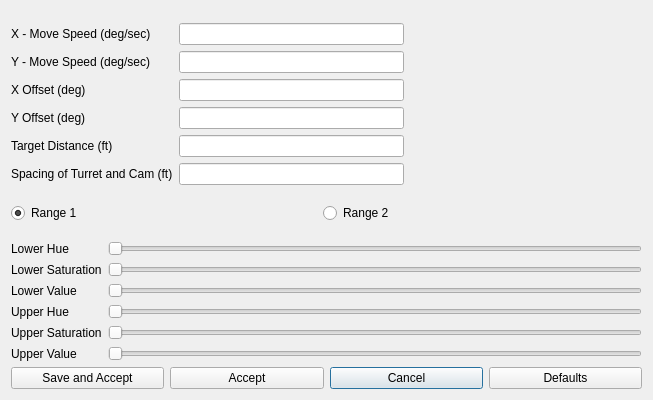
<?xml version="1.0" encoding="UTF-8"?>
<ui version="4.0">
 <class>CalibrationWindow</class>
 <widget class="QDialog" name="CalibrationWindow">
  <property name="geometry">
   <rect>
    <x>0</x>
    <y>0</y>
    <width>653</width>
    <height>400</height>
   </rect>
  </property>
  <property name="windowTitle">
   <string>Dialog</string>
  </property>
  <layout class="QVBoxLayout" name="verticalLayout_2">
   <item>
    <layout class="QHBoxLayout" name="horizontalLayout_3">
     <item>
      <layout class="QVBoxLayout" name="verticalLayout">
       <item>
        <layout class="QGridLayout" name="gridLayout">
         <item row="4" column="1">
          <widget class="QLineEdit" name="targdist"/>
         </item>
         <item row="5" column="1">
          <widget class="QLineEdit" name="turroffset"/>
         </item>
         <item row="4" column="0">
          <widget class="QLabel" name="label_11">
           <property name="text">
            <string>Target Distance (ft)</string>
           </property>
          </widget>
         </item>
         <item row="5" column="0">
          <widget class="QLabel" name="label_12">
           <property name="text">
            <string>Spacing of Turret and Cam (ft)</string>
           </property>
          </widget>
         </item>
         <item row="5" column="2">
          <spacer name="horizontalSpacer_6">
           <property name="orientation">
            <enum>Qt::Horizontal</enum>
           </property>
           <property name="sizeHint" stdset="0">
            <size>
             <width>40</width>
             <height>20</height>
            </size>
           </property>
          </spacer>
         </item>
         <item row="4" column="2">
          <spacer name="horizontalSpacer_5">
           <property name="orientation">
            <enum>Qt::Horizontal</enum>
           </property>
           <property name="sizeHint" stdset="0">
            <size>
             <width>40</width>
             <height>20</height>
            </size>
           </property>
          </spacer>
         </item>
         <item row="2" column="0">
          <widget class="QLabel" name="label_8">
           <property name="text">
            <string>X Offset (deg)</string>
           </property>
          </widget>
         </item>
         <item row="3" column="0">
          <widget class="QLabel" name="label_6">
           <property name="text">
            <string>Y Offset (deg)</string>
           </property>
          </widget>
         </item>
         <item row="1" column="0">
          <widget class="QLabel" name="label_7">
           <property name="text">
            <string>Y - Move Speed (deg/sec)</string>
           </property>
          </widget>
         </item>
         <item row="0" column="1">
          <widget class="QLineEdit" name="xmovespeed">
           <property name="inputMask">
            <string/>
           </property>
          </widget>
         </item>
         <item row="2" column="1">
          <widget class="QLineEdit" name="xoffset"/>
         </item>
         <item row="0" column="0">
          <widget class="QLabel" name="label_5">
           <property name="text">
            <string>X - Move Speed (deg/sec)</string>
           </property>
          </widget>
         </item>
         <item row="1" column="1">
          <widget class="QLineEdit" name="ymovespeed"/>
         </item>
         <item row="3" column="1">
          <widget class="QLineEdit" name="yoffset"/>
         </item>
         <item row="0" column="2">
          <spacer name="horizontalSpacer">
           <property name="orientation">
            <enum>Qt::Horizontal</enum>
           </property>
           <property name="sizeHint" stdset="0">
            <size>
             <width>40</width>
             <height>20</height>
            </size>
           </property>
          </spacer>
         </item>
         <item row="3" column="2">
          <spacer name="horizontalSpacer_4">
           <property name="orientation">
            <enum>Qt::Horizontal</enum>
           </property>
           <property name="sizeHint" stdset="0">
            <size>
             <width>40</width>
             <height>20</height>
            </size>
           </property>
          </spacer>
         </item>
         <item row="1" column="2">
          <spacer name="horizontalSpacer_2">
           <property name="orientation">
            <enum>Qt::Horizontal</enum>
           </property>
           <property name="sizeHint" stdset="0">
            <size>
             <width>40</width>
             <height>20</height>
            </size>
           </property>
          </spacer>
         </item>
         <item row="2" column="2">
          <spacer name="horizontalSpacer_3">
           <property name="orientation">
            <enum>Qt::Horizontal</enum>
           </property>
           <property name="sizeHint" stdset="0">
            <size>
             <width>40</width>
             <height>20</height>
            </size>
           </property>
          </spacer>
         </item>
        </layout>
       </item>
       <item>
        <layout class="QHBoxLayout" name="horizontalLayout">
         <item>
          <widget class="QRadioButton" name="highendbutton">
           <property name="text">
            <string>Range 1</string>
           </property>
           <property name="checked">
            <bool>true</bool>
           </property>
          </widget>
         </item>
         <item>
          <widget class="QRadioButton" name="lowendbutton">
           <property name="text">
            <string>Range 2</string>
           </property>
          </widget>
         </item>
        </layout>
       </item>
      </layout>
     </item>
     <item>
      <widget class="QLabel" name="calibrationimage">
       <property name="text">
        <string/>
       </property>
      </widget>
     </item>
    </layout>
   </item>
   <item>
    <layout class="QGridLayout" name="gridLayout_2">
     <item row="4" column="0">
      <widget class="QLabel" name="label_9">
       <property name="text">
        <string>Upper Saturation</string>
       </property>
      </widget>
     </item>
     <item row="2" column="0">
      <widget class="QLabel" name="label_3">
       <property name="text">
        <string>Lower Value</string>
       </property>
      </widget>
     </item>
     <item row="3" column="0">
      <widget class="QLabel" name="label_4">
       <property name="text">
        <string>Upper Hue</string>
       </property>
      </widget>
     </item>
     <item row="5" column="0">
      <widget class="QLabel" name="label_10">
       <property name="text">
        <string>Upper Value</string>
       </property>
      </widget>
     </item>
     <item row="1" column="0">
      <widget class="QLabel" name="label_2">
       <property name="text">
        <string>Lower Saturation</string>
       </property>
      </widget>
     </item>
     <item row="3" column="1">
      <widget class="QSlider" name="upperHslider">
       <property name="maximum">
        <number>180</number>
       </property>
       <property name="orientation">
        <enum>Qt::Horizontal</enum>
       </property>
      </widget>
     </item>
     <item row="0" column="1">
      <widget class="QSlider" name="lowHslider">
       <property name="maximum">
        <number>180</number>
       </property>
       <property name="orientation">
        <enum>Qt::Horizontal</enum>
       </property>
      </widget>
     </item>
     <item row="2" column="1">
      <widget class="QSlider" name="lowVslider">
       <property name="maximum">
        <number>256</number>
       </property>
       <property name="orientation">
        <enum>Qt::Horizontal</enum>
       </property>
      </widget>
     </item>
     <item row="5" column="1">
      <widget class="QSlider" name="upperVslider">
       <property name="maximum">
        <number>256</number>
       </property>
       <property name="orientation">
        <enum>Qt::Horizontal</enum>
       </property>
      </widget>
     </item>
     <item row="0" column="0">
      <widget class="QLabel" name="label">
       <property name="text">
        <string>Lower Hue</string>
       </property>
      </widget>
     </item>
     <item row="4" column="1">
      <widget class="QSlider" name="upperSslider">
       <property name="maximum">
        <number>256</number>
       </property>
       <property name="orientation">
        <enum>Qt::Horizontal</enum>
       </property>
      </widget>
     </item>
     <item row="1" column="1">
      <widget class="QSlider" name="lowSslider">
       <property name="maximum">
        <number>256</number>
       </property>
       <property name="orientation">
        <enum>Qt::Horizontal</enum>
       </property>
      </widget>
     </item>
    </layout>
   </item>
   <item>
    <layout class="QHBoxLayout" name="horizontalLayout_2">
     <item>
      <widget class="QPushButton" name="saveaccept">
       <property name="text">
        <string>Save and Accept</string>
       </property>
      </widget>
     </item>
     <item>
      <widget class="QPushButton" name="accept">
       <property name="text">
        <string>Accept</string>
       </property>
      </widget>
     </item>
     <item>
      <widget class="QPushButton" name="cancel">
       <property name="text">
        <string>Cancel</string>
       </property>
       <property name="default">
        <bool>true</bool>
       </property>
      </widget>
     </item>
     <item>
      <widget class="QPushButton" name="defaultbutton">
       <property name="text">
        <string>Defaults</string>
       </property>
      </widget>
     </item>
    </layout>
   </item>
  </layout>
 </widget>
 <resources/>
 <connections/>
</ui>
